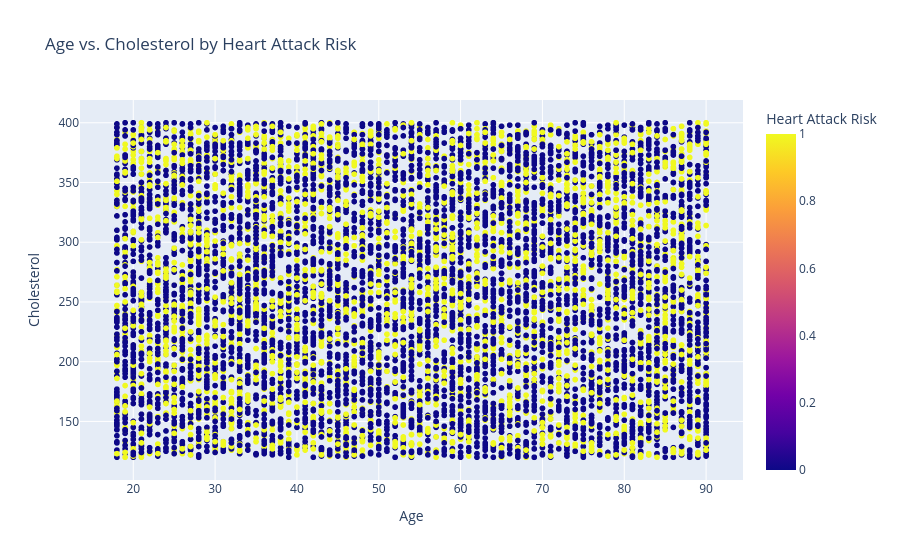

The notebook cell this image was saved under:
### Code cell
fig = px.scatter(df, x='Age', y='Cholesterol', color='Heart Attack Risk',
                 title='Age vs. Cholesterol by Heart Attack Risk',
                 labels={'Heart Attack Risk': 'Heart Attack Risk'})
fig.show()

### Figure 1 — Plotly figure (JSON) as saved in the notebook; plotly's stock layout.template omitted (floating-point values rounded to 4 significant figures; data arrays with more than 128 entries replaced by an {"elided": "..."} marker saying what was removed)
{"data": [{"hovertemplate": "Age=%{x}<br>Cholesterol=%{y}<br>Heart Attack Risk=%{marker.color}<extra></extra>", "legendgroup": "", "marker": {"color": {"elided": "8763 int values"}, "coloraxis": "coloraxis", "symbol": "circle"}, "mode": "markers", "name": "", "showlegend": false, "type": "scattergl", "x": {"elided": "8763 int values"}, "xaxis": "x", "y": {"elided": "8763 int values"}, "yaxis": "y"}], "layout": {"coloraxis": {"colorbar": {"title": {"text": "Heart Attack Risk"}}, "colorscale": [[0, "#0d0887"], [0.1111, "#46039f"], [0.2222, "#7201a8"], [0.3333, "#9c179e"], [0.4444, "#bd3786"], [0.5556, "#d8576b"], [0.6667, "#ed7953"], [0.7778, "#fb9f3a"], [0.8889, "#fdca26"], [1, "#f0f921"]]}, "legend": {"tracegroupgap": 0}, "title": {"text": "Age vs. Cholesterol by Heart Attack Risk"}, "xaxis": {"anchor": "y", "domain": [0, 1], "title": {"text": "Age"}}, "yaxis": {"anchor": "x", "domain": [0, 1], "title": {"text": "Cholesterol"}}}}
